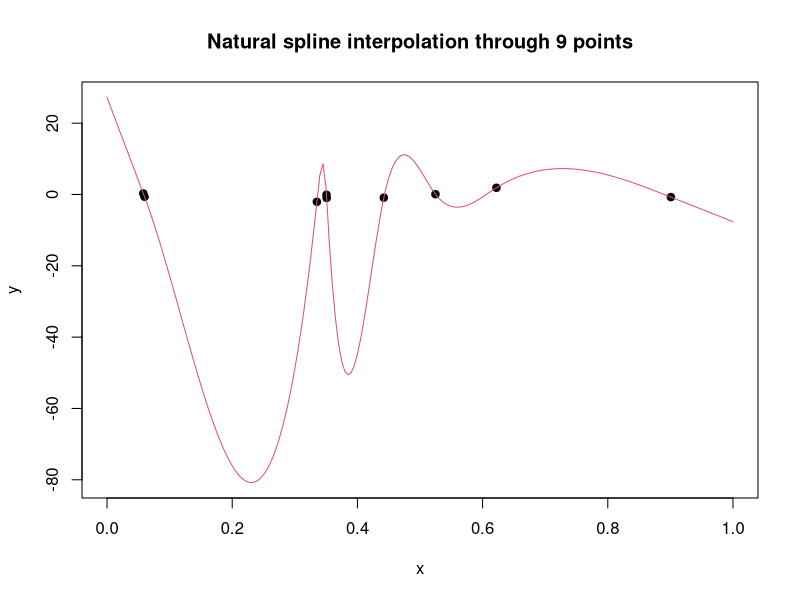
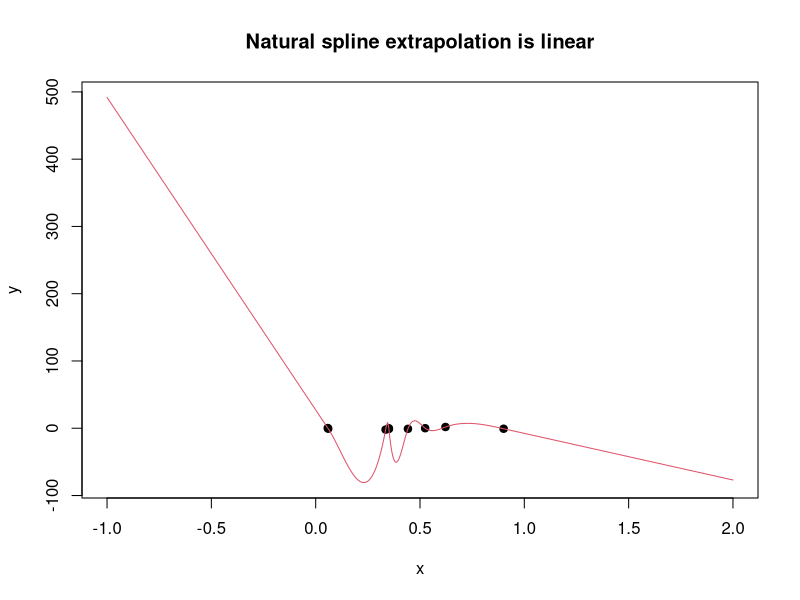

Reproduce these figures in R, in order.
## ---- chunk 1
knitr::opts_chunk$set(echo = TRUE)
## ---- chunk 2
# help(spline)
# set.seed(3333) # nice results with this seed
n <- 9
x <- runif(n)
y <- rnorm(n)
spl.xy <- spline(x, y, method ="natural",
                 xmin=0, xmax=1, n = 201)
plot(x, y, pch=19, xlim=c(0,1), ylim=range(spl.xy$y),
     main = paste("Natural spline interpolation through", n, "points"))
lines(spl.xy, col = 2)
## ---- chunk 3
spl.xy <- spline(x, y, method ="natural",
                 xmin=-1, xmax=2, n = 601)
plot(x, y, pch=19, xlim=c(-1,2), ylim=range(spl.xy$y),
     main = "Natural spline extrapolation is linear")
lines(spl.xy, col = 2)
